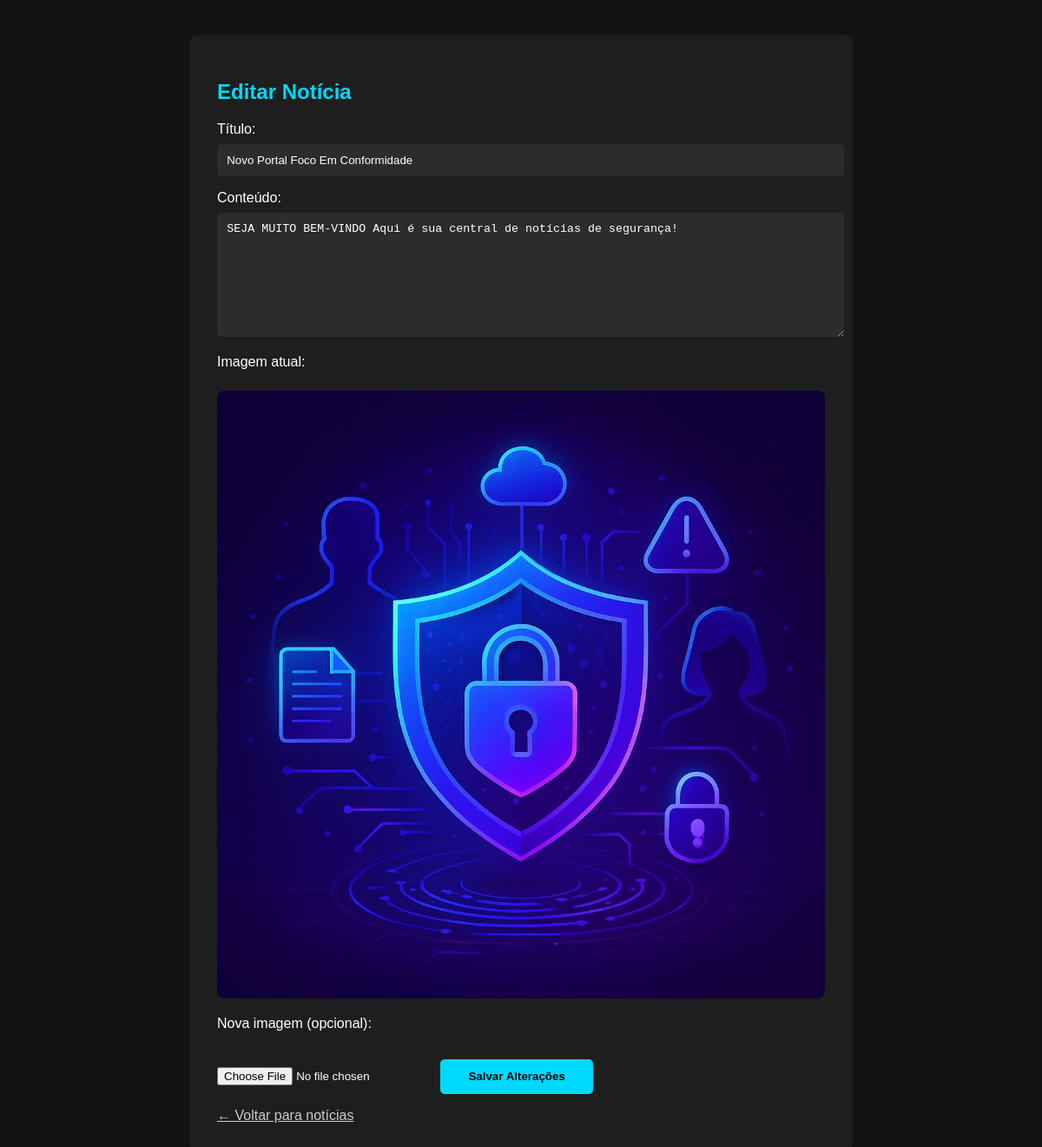
The page /admin/views/editar_noticia.php?id=1 (signed in) on the database its author committed.
### tables this page shows
CREATE TABLE `noticias` (
  `id` int(11) NOT NULL,
  `titulo` varchar(255) NOT NULL,
  `conteudo` text NOT NULL,
  `data_publicacao` datetime DEFAULT current_timestamp(),
  `imagem` varchar(255) DEFAULT NULL,
  `destaque` tinyint(1) DEFAULT 0
);

### admin/controllers/noticiaController.php (called while the page is built, shortened)
<?php
function buscarNoticia($pdo, $id) {
    $stmt = $pdo->prepare("SELECT * FROM noticias WHERE id = ?");
    $stmt->execute([$id]);
    return $stmt->fetch(PDO::FETCH_ASSOC);
}
?>

### admin/views/editar_noticia.php (the view, shortened to what this page needs)
<?php
require_once '../../config/conn.php';
require_once '../controllers/noticiaController.php';
$id = $_GET['id'];
$noticia = buscarNoticia($pdo, $id);
?>
<!DOCTYPE html>
<html lang="pt-BR">
<head>
</head>
<body>
<div class="container">
    <h2>Editar Notícia</h2>
    <form method="post" enctype="multipart/form-data">
        <label>Título:</label>
        <input type="text" name="titulo" value="<?php echo htmlspecialchars($noticia['titulo']); ?>" required>
        <label>Conteúdo:</label>
        <textarea name="conteudo" rows="8" required><?php echo htmlspecialchars($noticia['conteudo']); ?></textarea>
        <label>Imagem atual:</label>
        <img src="../../uploads/noticias/<?php echo htmlspecialchars($noticia['imagem']); ?>" alt="Preview" class="preview">
        <label>Nova imagem (opcional):</label>
        <input type="file" name="imagem" accept="image/*">
        <button type="submit">Salvar Alterações</button>
    </form>
    <a href="noticias.php">← Voltar para notícias</a>
</div>
</body>
</html>

### admin/views/editar_noticia.php (style rules this page uses)
body { background: #121212; color: #fff; font-family: Arial, sans-serif; padding: 2rem; }
.container { max-width: 700px; margin: 0 auto; background: #1e1e1e; padding: 2rem; border-radius: 10px; }
h2 { color: #00d9ff; }
label { display: block; margin-top: 1rem; margin-bottom: 0.5rem; }
input[type="text"], textarea { width: 100%; padding: 0.7rem; border: none; border-radius: 5px; background: #2c2c2c; color: #fff; }
img.preview { max-width: 100%; height: auto; margin-top: 1rem; border-radius: 8px; }
button { margin-top: 1.5rem; padding: 0.8rem 2rem; background: #00d9ff; border: none; color: #000; font-weight: bold; border-radius: 5px; cursor: pointer; }
a { color: #ccc; display: inline-block; margin-top: 1rem; }

### rows shown on the page
noticias: titulo "Novo Portal Foco Em Conformidade", conteudo "SEJA MUITO BEM-VINDO Aqui é sua central de notícias de segurança!", imagem (picture)
